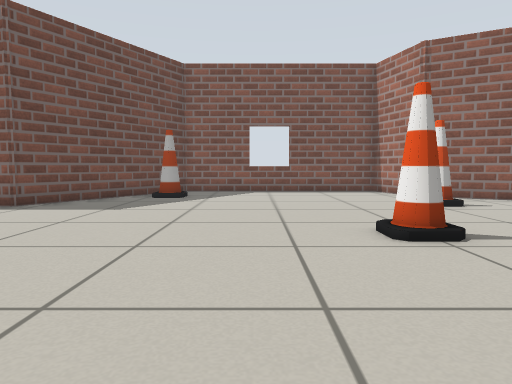
[1] (above)

12 first-person views from a walk through a world built for the Gazebo simulator. The camera is 0.5 m above the floor, tilts 4° down and sees 70° across. The floor is counted in squares, 0.5 m on a side. Each view is taken from the middle of a square. On the plan, view 1 faces up. The plan holds only what a view shows up to about 13 squares ahead; the rest is blank. Robots are left out.

[2]
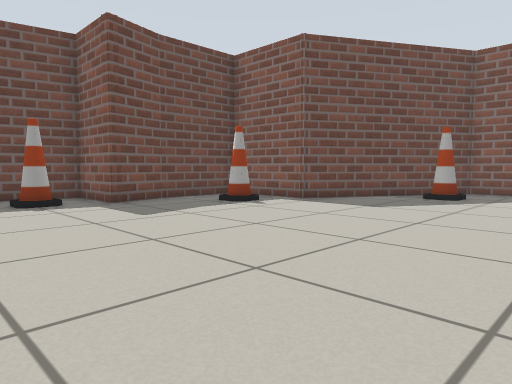

[3]
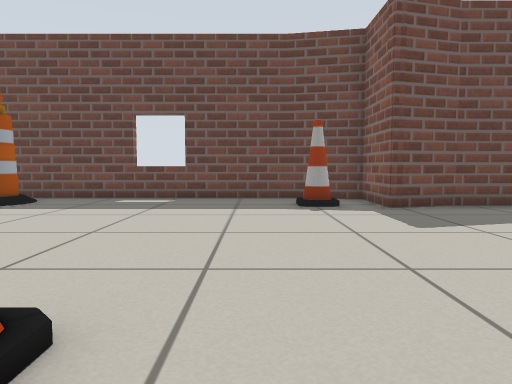

[4]
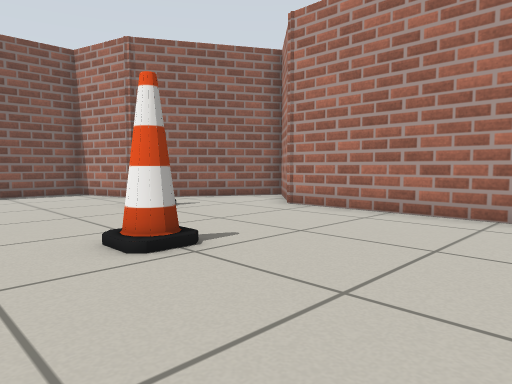

[5]
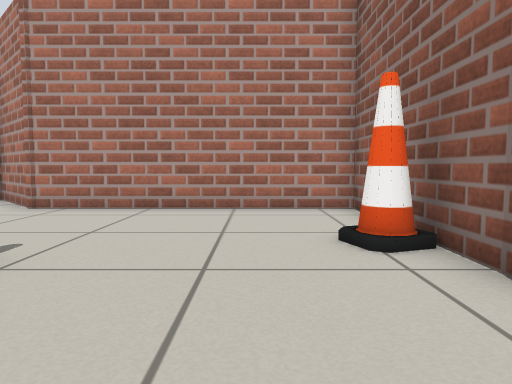

[6]
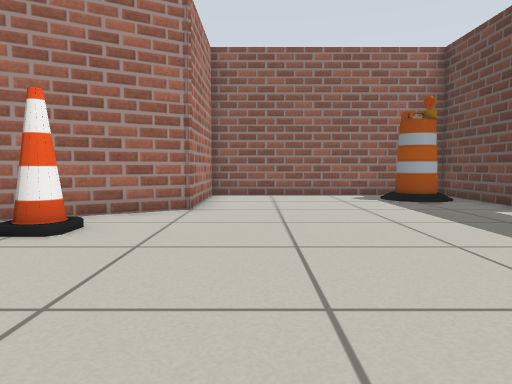

[7]
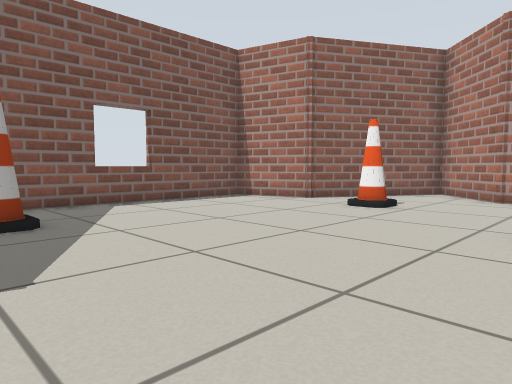

[8]
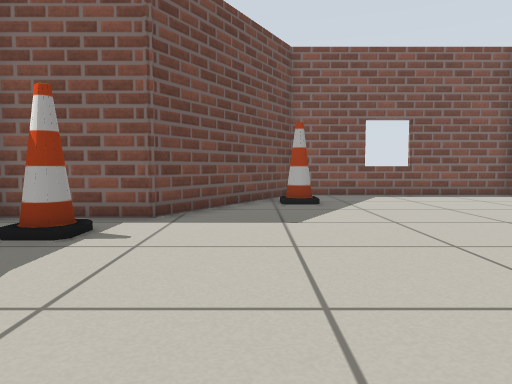

[9]
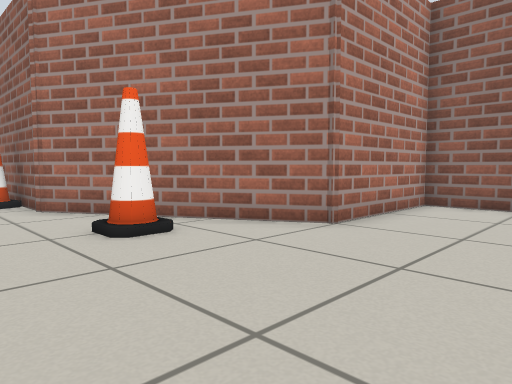

[10]
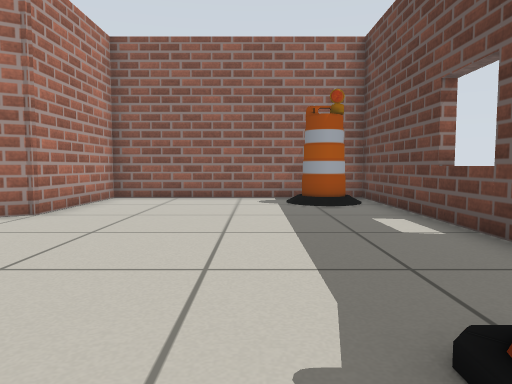

[11]
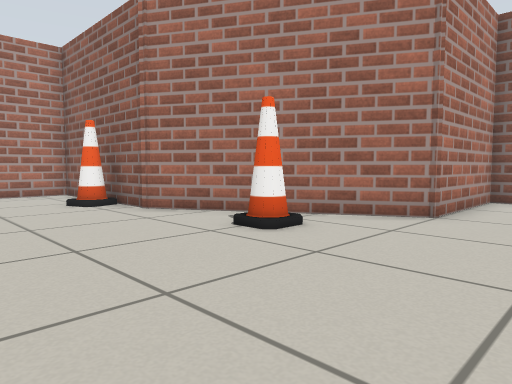

[12]
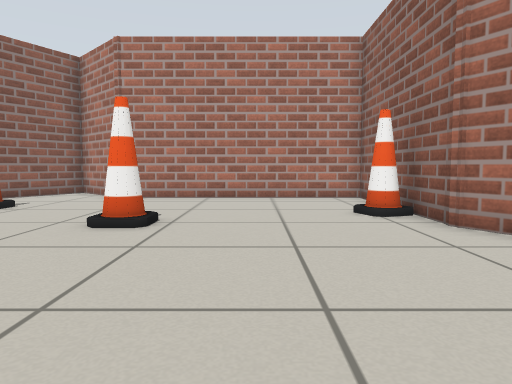

### Floor plan
Points are (right, up) in squares from view 1. A wall is a line through its corners. A room is listed if a view was taken in it or the views show most of it. See-through windows are left out.
Room 1 (views 1, 2, 3, 4, 5, 6, 7, 8, 9, 10, 11, 12)
walls: (-9.2, 6) (-8.7, 4.2) (-10.9, 4.2) (-11.4, 1.9); (-9.1, 8.5) (-9.1, 6); (-11.4, 2) (-11.4, -7.6) (-3.5, -7.6) (-3.5, -3.5) (2, -0.3) (7.6, -0.3) (7.6, 7.3) (9.6, 9.3); (9.6, 9.6) (5.4, 12) (4.7, 14.6) (-2.8, 14.6) (-6, 9) (-9, 9)
objects: barrel (-10, -6); cone (-10, 3) to (-9, 3); cone (-7, 7); cone (-3, 12); cone (-2, -1); cone (2, 5); cone (4, 0); cone (5, 9) to (5, 10)

Where each view was taken, in squares from view 1:
view 1: 0 up, 0 right, facing up
view 2: 0 up, 1 right, facing up-left
view 3: 1 up, 0 right, facing left
view 4: 1 up, 0 right, facing up-right
view 5: 2 up, 1 left, facing right
view 6: 5 up, 5 left, facing down
view 7: 5 up, 4 left, facing up-right
view 8: 2 up, 4 left, facing up
view 9: 2 up, 7 left, facing down-right
view 10: 4 up, 8 left, facing down
view 11: 4 up, 6 left, facing down-right
view 12: 3 up, 4 left, facing right
